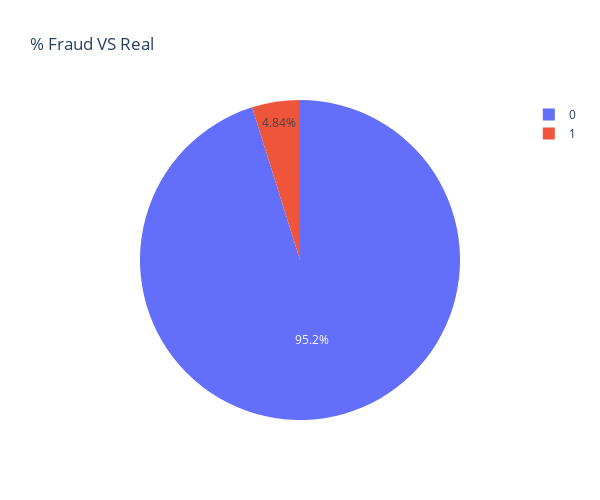

The notebook cell saved with this chart:
### Code cell
pct_job=fake_job_df['fraudulent'].value_counts(normalize=True).to_frame()
fig = px.pie(target_count, names=target_count.index, values=target_count['fraudulent'], title='% Fraud VS Real',
             color=target_count['fraudulent'],
             labels={
                     "index": "Fraud or Not",
                     "fraudulent": "Fraudulent Count"
                 },
              width=600,height=500)

fig.show()

### Figure 1 — Plotly figure (JSON) as saved in the notebook; plotly's stock layout.template omitted (floating-point values rounded to 4 significant figures)
{"data": [{"customdata": [[17013], [866]], "domain": {"x": [0, 1], "y": [0, 1]}, "hovertemplate": "Fraud or Not=%{label}<br>Fraudulent Count=%{customdata[0]}<extra></extra>", "labels": [0, 1], "legendgroup": "", "marker": {"colors": ["#636efa", "#EF553B"]}, "name": "", "showlegend": true, "type": "pie", "values": [17013, 866]}], "layout": {"height": 500, "legend": {"tracegroupgap": 0}, "title": {"text": "% Fraud VS Real"}, "width": 600}}
